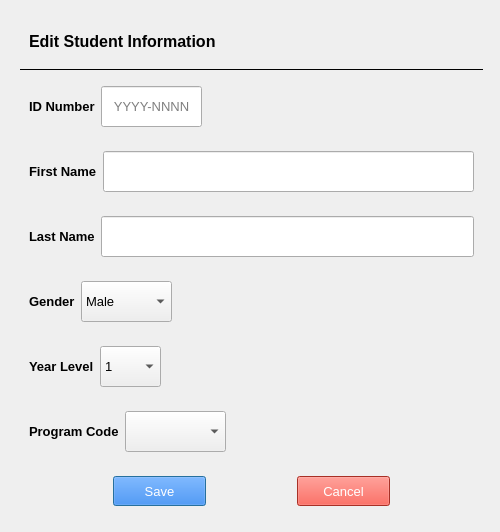
<?xml version="1.0" encoding="UTF-8"?>
<ui version="4.0">
 <class>EditStudent_Dialog</class>
 <widget class="QDialog" name="EditStudent_Dialog">
  <property name="geometry">
   <rect>
    <x>0</x>
    <y>0</y>
    <width>500</width>
    <height>532</height>
   </rect>
  </property>
  <property name="minimumSize">
   <size>
    <width>500</width>
    <height>532</height>
   </size>
  </property>
  <property name="windowTitle">
   <string>Dialog</string>
  </property>
  <layout class="QGridLayout" name="gridLayout_2">
   <item row="0" column="0">
    <widget class="QWidget" name="widget" native="true">
     <property name="minimumSize">
      <size>
       <width>481</width>
       <height>513</height>
      </size>
     </property>
     <layout class="QGridLayout" name="gridLayout">
      <item row="0" column="0">
       <widget class="QWidget" name="widget_3" native="true">
        <layout class="QHBoxLayout" name="horizontalLayout_2">
         <item>
          <widget class="QLabel" name="Edit_Student_text">
           <property name="font">
            <font>
             <pointsize>12</pointsize>
             <weight>75</weight>
             <bold>true</bold>
            </font>
           </property>
           <property name="text">
            <string>Edit Student Information</string>
           </property>
          </widget>
         </item>
         <item>
          <spacer name="horizontalSpacer">
           <property name="orientation">
            <enum>Qt::Horizontal</enum>
           </property>
           <property name="sizeHint" stdset="0">
            <size>
             <width>40</width>
             <height>20</height>
            </size>
           </property>
          </spacer>
         </item>
        </layout>
       </widget>
      </item>
      <item row="1" column="0">
       <widget class="Line" name="line">
        <property name="frameShadow">
         <enum>QFrame::Plain</enum>
        </property>
        <property name="orientation">
         <enum>Qt::Horizontal</enum>
        </property>
       </widget>
      </item>
      <item row="2" column="0">
       <widget class="QWidget" name="widget_4" native="true">
        <layout class="QHBoxLayout" name="horizontalLayout_3">
         <item>
          <widget class="QLabel" name="ID_Number_text">
           <property name="font">
            <font>
             <pointsize>10</pointsize>
             <weight>75</weight>
             <bold>true</bold>
            </font>
           </property>
           <property name="text">
            <string>ID Number</string>
           </property>
          </widget>
         </item>
         <item>
          <widget class="QLineEdit" name="ID_Number_input">
           <property name="minimumSize">
            <size>
             <width>101</width>
             <height>41</height>
            </size>
           </property>
           <property name="maximumSize">
            <size>
             <width>101</width>
             <height>41</height>
            </size>
           </property>
           <property name="font">
            <font>
             <pointsize>10</pointsize>
            </font>
           </property>
           <property name="text">
            <string/>
           </property>
           <property name="alignment">
            <set>Qt::AlignCenter</set>
           </property>
           <property name="placeholderText">
            <string>YYYY-NNNN</string>
           </property>
          </widget>
         </item>
         <item>
          <spacer name="horizontalSpacer_5">
           <property name="orientation">
            <enum>Qt::Horizontal</enum>
           </property>
           <property name="sizeHint" stdset="0">
            <size>
             <width>236</width>
             <height>20</height>
            </size>
           </property>
          </spacer>
         </item>
        </layout>
       </widget>
      </item>
      <item row="3" column="0">
       <widget class="QWidget" name="widget_5" native="true">
        <layout class="QHBoxLayout" name="horizontalLayout_4">
         <item>
          <widget class="QLabel" name="First_Name_text">
           <property name="font">
            <font>
             <pointsize>10</pointsize>
             <weight>75</weight>
             <bold>true</bold>
            </font>
           </property>
           <property name="text">
            <string>First Name</string>
           </property>
          </widget>
         </item>
         <item>
          <widget class="QLineEdit" name="First_Name_input">
           <property name="minimumSize">
            <size>
             <width>291</width>
             <height>41</height>
            </size>
           </property>
           <property name="font">
            <font>
             <pointsize>10</pointsize>
            </font>
           </property>
           <property name="text">
            <string/>
           </property>
           <property name="placeholderText">
            <string/>
           </property>
          </widget>
         </item>
        </layout>
       </widget>
      </item>
      <item row="4" column="0">
       <widget class="QWidget" name="widget_6" native="true">
        <layout class="QHBoxLayout" name="horizontalLayout_5">
         <item>
          <widget class="QLabel" name="Last_Name_text">
           <property name="font">
            <font>
             <pointsize>10</pointsize>
             <weight>75</weight>
             <bold>true</bold>
            </font>
           </property>
           <property name="text">
            <string>Last Name</string>
           </property>
          </widget>
         </item>
         <item>
          <widget class="QLineEdit" name="Last_Name_input">
           <property name="minimumSize">
            <size>
             <width>171</width>
             <height>41</height>
            </size>
           </property>
           <property name="font">
            <font>
             <pointsize>10</pointsize>
            </font>
           </property>
           <property name="placeholderText">
            <string/>
           </property>
          </widget>
         </item>
        </layout>
       </widget>
      </item>
      <item row="5" column="0">
       <widget class="QWidget" name="widget_8" native="true">
        <layout class="QHBoxLayout" name="horizontalLayout_7">
         <item>
          <widget class="QLabel" name="Gender_text">
           <property name="font">
            <font>
             <pointsize>10</pointsize>
             <weight>75</weight>
             <bold>true</bold>
            </font>
           </property>
           <property name="text">
            <string>Gender</string>
           </property>
          </widget>
         </item>
         <item>
          <widget class="QComboBox" name="gender_comboBox">
           <property name="minimumSize">
            <size>
             <width>91</width>
             <height>41</height>
            </size>
           </property>
           <property name="font">
            <font>
             <pointsize>10</pointsize>
            </font>
           </property>
           <item>
            <property name="text">
             <string>Male</string>
            </property>
           </item>
           <item>
            <property name="text">
             <string>Female</string>
            </property>
           </item>
          </widget>
         </item>
         <item>
          <spacer name="horizontalSpacer_7">
           <property name="orientation">
            <enum>Qt::Horizontal</enum>
           </property>
           <property name="sizeHint" stdset="0">
            <size>
             <width>278</width>
             <height>20</height>
            </size>
           </property>
          </spacer>
         </item>
        </layout>
       </widget>
      </item>
      <item row="6" column="0">
       <widget class="QWidget" name="widget_7" native="true">
        <layout class="QHBoxLayout" name="horizontalLayout_6">
         <item>
          <widget class="QLabel" name="Year_Level_text">
           <property name="font">
            <font>
             <pointsize>10</pointsize>
             <weight>75</weight>
             <bold>true</bold>
            </font>
           </property>
           <property name="text">
            <string>Year Level</string>
           </property>
          </widget>
         </item>
         <item>
          <widget class="QComboBox" name="Year_Level_comboBox">
           <property name="minimumSize">
            <size>
             <width>61</width>
             <height>41</height>
            </size>
           </property>
           <property name="maximumSize">
            <size>
             <width>61</width>
             <height>41</height>
            </size>
           </property>
           <property name="font">
            <font>
             <pointsize>10</pointsize>
            </font>
           </property>
           <property name="layoutDirection">
            <enum>Qt::LeftToRight</enum>
           </property>
           <item>
            <property name="text">
             <string>1</string>
            </property>
           </item>
           <item>
            <property name="text">
             <string>2</string>
            </property>
           </item>
           <item>
            <property name="text">
             <string>3</string>
            </property>
           </item>
           <item>
            <property name="text">
             <string>4</string>
            </property>
           </item>
          </widget>
         </item>
         <item>
          <spacer name="horizontalSpacer_6">
           <property name="orientation">
            <enum>Qt::Horizontal</enum>
           </property>
           <property name="sizeHint" stdset="0">
            <size>
             <width>282</width>
             <height>20</height>
            </size>
           </property>
          </spacer>
         </item>
        </layout>
       </widget>
      </item>
      <item row="7" column="0">
       <widget class="QWidget" name="widget_9" native="true">
        <layout class="QHBoxLayout" name="horizontalLayout_8">
         <item>
          <widget class="QLabel" name="Program_Code_text">
           <property name="font">
            <font>
             <pointsize>10</pointsize>
             <weight>75</weight>
             <bold>true</bold>
            </font>
           </property>
           <property name="text">
            <string>Program Code</string>
           </property>
          </widget>
         </item>
         <item>
          <widget class="QComboBox" name="program_code_input_comboBox">
           <property name="minimumSize">
            <size>
             <width>101</width>
             <height>41</height>
            </size>
           </property>
           <property name="maximumSize">
            <size>
             <width>121</width>
             <height>41</height>
            </size>
           </property>
          </widget>
         </item>
         <item>
          <spacer name="horizontalSpacer_8">
           <property name="orientation">
            <enum>Qt::Horizontal</enum>
           </property>
           <property name="sizeHint" stdset="0">
            <size>
             <width>209</width>
             <height>20</height>
            </size>
           </property>
          </spacer>
         </item>
        </layout>
       </widget>
      </item>
      <item row="8" column="0">
       <widget class="QWidget" name="widget_2" native="true">
        <layout class="QHBoxLayout" name="horizontalLayout">
         <item>
          <spacer name="horizontalSpacer_2">
           <property name="orientation">
            <enum>Qt::Horizontal</enum>
           </property>
           <property name="sizeHint" stdset="0">
            <size>
             <width>76</width>
             <height>20</height>
            </size>
           </property>
          </spacer>
         </item>
         <item>
          <widget class="QPushButton" name="Save_Button">
           <property name="minimumSize">
            <size>
             <width>93</width>
             <height>30</height>
            </size>
           </property>
           <property name="font">
            <font>
             <pointsize>10</pointsize>
            </font>
           </property>
           <property name="styleSheet">
            <string notr="true">background-color: rgb(26, 115, 232);
color: rgb(255, 255, 255);</string>
           </property>
           <property name="text">
            <string>Save</string>
           </property>
           <property name="icon">
            <iconset resource="../../SSIS GUI/2_resource.qrc">
             <normaloff>:/icon/icons/save_24dp_FFFFFF_FILL0_wght400_GRAD0_opsz24.svg</normaloff>
             <normalon>:/icon/icons/save_24dp_1A73E8_FILL0_wght400_GRAD0_opsz24.svg</normalon>:/icon/icons/save_24dp_FFFFFF_FILL0_wght400_GRAD0_opsz24.svg</iconset>
           </property>
           <property name="iconSize">
            <size>
             <width>20</width>
             <height>20</height>
            </size>
           </property>
           <property name="checkable">
            <bool>false</bool>
           </property>
           <property name="checked">
            <bool>false</bool>
           </property>
           <property name="autoExclusive">
            <bool>false</bool>
           </property>
          </widget>
         </item>
         <item>
          <spacer name="horizontalSpacer_3">
           <property name="orientation">
            <enum>Qt::Horizontal</enum>
           </property>
           <property name="sizeHint" stdset="0">
            <size>
             <width>75</width>
             <height>20</height>
            </size>
           </property>
          </spacer>
         </item>
         <item>
          <widget class="QPushButton" name="Cancel_Button">
           <property name="minimumSize">
            <size>
             <width>93</width>
             <height>30</height>
            </size>
           </property>
           <property name="font">
            <font>
             <pointsize>10</pointsize>
            </font>
           </property>
           <property name="styleSheet">
            <string notr="true">background-color: rgb(234, 67, 53);
color: rgb(255, 255, 255);</string>
           </property>
           <property name="text">
            <string>Cancel</string>
           </property>
           <property name="icon">
            <iconset resource="../../SSIS GUI/2_resource.qrc">
             <normaloff>:/icon/icons/cancel_24dp_FFFFFF_FILL0_wght400_GRAD0_opsz24.svg</normaloff>
             <normalon>:/icon/icons/cancel_24dp_EA3323_FILL0_wght400_GRAD0_opsz24.svg</normalon>:/icon/icons/cancel_24dp_FFFFFF_FILL0_wght400_GRAD0_opsz24.svg</iconset>
           </property>
           <property name="iconSize">
            <size>
             <width>20</width>
             <height>20</height>
            </size>
           </property>
           <property name="checkable">
            <bool>false</bool>
           </property>
          </widget>
         </item>
         <item>
          <spacer name="horizontalSpacer_4">
           <property name="orientation">
            <enum>Qt::Horizontal</enum>
           </property>
           <property name="sizeHint" stdset="0">
            <size>
             <width>40</width>
             <height>20</height>
            </size>
           </property>
          </spacer>
         </item>
        </layout>
       </widget>
      </item>
     </layout>
    </widget>
   </item>
  </layout>
 </widget>
 <resources>
  <include location="../../SSIS GUI/2_resource.qrc"/>
 </resources>
 <connections/>
</ui>
